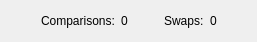
<?xml version="1.0" encoding="UTF-8"?>
<ui version="4.0">
 <class>SortingRightTitleUi</class>
 <widget class="QWidget" name="SortingRightTitleUi">
  <property name="geometry">
   <rect>
    <x>0</x>
    <y>0</y>
    <width>257</width>
    <height>38</height>
   </rect>
  </property>
  <property name="windowTitle">
   <string>SortingRightTitleUi</string>
  </property>
  <layout class="QHBoxLayout" name="horizontalLayout">
   <item>
    <spacer name="horizontalSpacer_3">
     <property name="orientation">
      <enum>Qt::Horizontal</enum>
     </property>
     <property name="sizeType">
      <enum>QSizePolicy::Fixed</enum>
     </property>
     <property name="sizeHint" stdset="0">
      <size>
       <width>30</width>
       <height>20</height>
      </size>
     </property>
    </spacer>
   </item>
   <item>
    <widget class="QLabel" name="label">
     <property name="text">
      <string>Comparisons:</string>
     </property>
    </widget>
   </item>
   <item>
    <widget class="QLabel" name="ComparisonLab">
     <property name="text">
      <string>0</string>
     </property>
    </widget>
   </item>
   <item>
    <spacer name="horizontalSpacer_2">
     <property name="orientation">
      <enum>Qt::Horizontal</enum>
     </property>
     <property name="sizeType">
      <enum>QSizePolicy::Fixed</enum>
     </property>
     <property name="sizeHint" stdset="0">
      <size>
       <width>30</width>
       <height>20</height>
      </size>
     </property>
    </spacer>
   </item>
   <item>
    <widget class="QLabel" name="label_3">
     <property name="text">
      <string>Swaps:</string>
     </property>
    </widget>
   </item>
   <item>
    <widget class="QLabel" name="SwapLab">
     <property name="text">
      <string>0</string>
     </property>
    </widget>
   </item>
   <item>
    <spacer name="horizontalSpacer">
     <property name="orientation">
      <enum>Qt::Horizontal</enum>
     </property>
     <property name="sizeHint" stdset="0">
      <size>
       <width>40</width>
       <height>20</height>
      </size>
     </property>
    </spacer>
   </item>
  </layout>
 </widget>
 <layoutdefault spacing="6" margin="11"/>
 <resources/>
 <connections/>
</ui>
